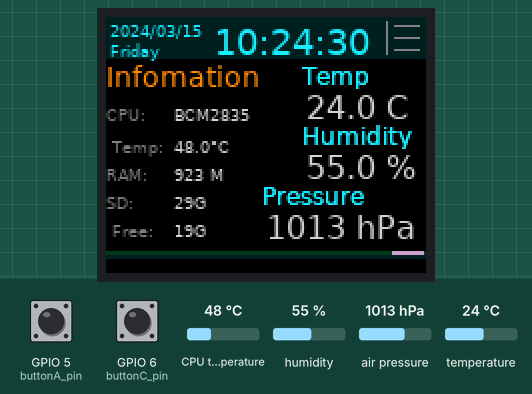
A program run on a simulated Raspberry Pi (BCM pin numbers). On the bench: 160×128 colour display. Inputs (shaded band) come from the test bench; at power-on: humidity 55 %, air pressure 1013 hPa, temperature 24 °C, GPIO 5 (buttonA_pin) HIGH, GPIO 6 (buttonC_pin) HIGH, CPU temperature 48 °C. The clock reads 2024-03-15 10:24:30 at power-on unless the program sets it; system figures (address, load, memory, disk, uptime) are fixed made-up values; what the program prints to the terminal is not drawn.

Above: at 0.95 s.
1.4 s: humidity set to 22 %
At 2.95 s:
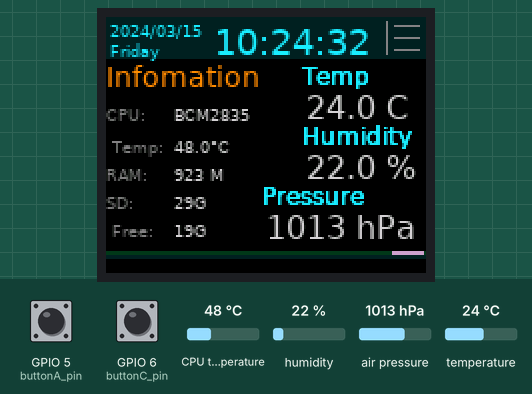
5.5 s: air pressure set to 952 hPa
At 6.95 s:
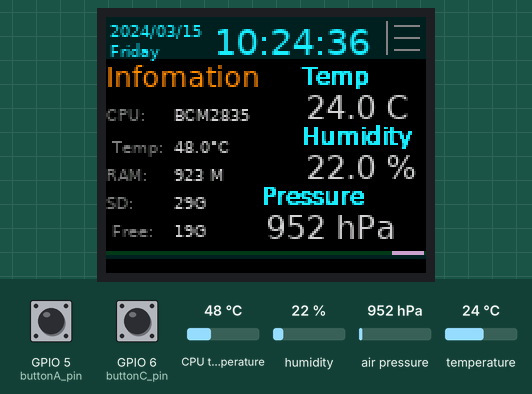
7.6 s: temperature set to 12 °C
At 8.95 s:
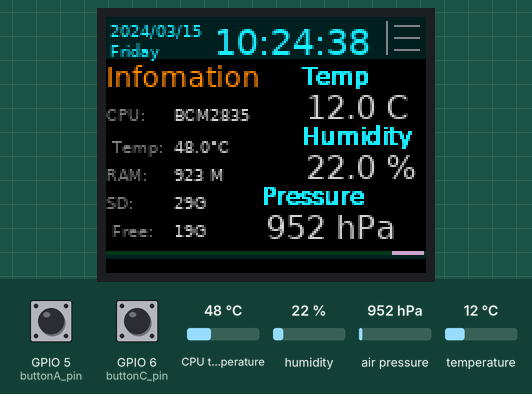

The program:

main.py
```python
import digitalio
import board
from PIL import Image, ImageDraw, ImageFont
import adafruit_rgb_display.st7735 as st7735
from adafruit_bme280 import basic as adafruit_bme280

import RPi.GPIO as GPIO
from time import sleep, time
import glob

import datetime
import subprocess

print("Start...")

# Configuration for CS and DC pins
cs_pin = digitalio.DigitalInOut(board.CE0)
dc_pin = digitalio.DigitalInOut(board.D25)
reset_pin = digitalio.DigitalInOut(board.D24)

# Config for display baudrate (default max is 24mhz):
BAUDRATE = 24000000

# Setup SPI bus using hardware SPI:
spi = board.SPI()

# for Display.
disp = st7735.ST7735R(
    spi, rotation=90, cs=cs_pin, dc=dc_pin, rst=reset_pin, baudrate=BAUDRATE, bgr=True
)
print("Display width :", disp.width)
print("Display height:", disp.height)

# for BME280.
# Create sensor object, using the board's default I2C bus.
i2c = board.I2C()  # uses board.SCL and board.SDA
bme280 = adafruit_bme280.Adafruit_BME280_I2C(i2c, address=0x76)

# change this to match the location's pressure (hPa) at sea level
bme280.sea_level_pressure = 1013.25

# for Files.
files = glob.glob("./image/*")
print(files)

file_count = len(files)
file_index = 0

# for Buttons.
buttonA_pin = 5
buttonC_pin = 6
GPIO.setup(buttonA_pin, GPIO.IN, pull_up_down=GPIO.PUD_UP)
GPIO.setup(buttonC_pin, GPIO.IN, pull_up_down=GPIO.PUD_UP)


def buttonA_callback(channel):
    print("A button was pressed.")


def buttonC_callback(channel):
    print("C button was pressed.")


GPIO.add_event_detect(
    buttonA_pin, GPIO.FALLING, callback=buttonA_callback, bouncetime=300
)
GPIO.add_event_detect(
    buttonC_pin, GPIO.FALLING, callback=buttonC_callback, bouncetime=300
)

print("Initialize done.")

disp.fill(0x0000)

# Create blank image for drawing.
# Make sure to create image with mode 'RGB' for full color.
if disp.rotation % 180 == 90:
    height = disp.width  # we swap height/width to rotate it to landscape!
    width = disp.height
else:
    width = disp.width  # we swap height/width to rotate it to landscape!
    height = disp.height

# First define some constants to allow easy resizing of shapes.
image_font = "/usr/share/fonts/truetype/dejavu/DejaVuSans.ttf"
FONTSIZE = 24
COLOR_TURQUOISE_BLUE = (28, 236, 254)

# Get drawing object to draw on image.
image = Image.new("RGB", (width, height))
draw = ImageDraw.Draw(image)


def disp_image(image):
    # Scale the image to the smaller screen dimension
    image_ratio = image.width / image.height
    screen_ratio = width / height
    if screen_ratio < image_ratio:
        scaled_width = image.width * height // image.height
        scaled_height = height
    else:
        scaled_width = width
        scaled_height = image.height * width // image.width
    image = image.resize((scaled_width, scaled_height), Image.BICUBIC)

    # Crop and center the image
    x = scaled_width // 2 - width // 2
    y = scaled_height // 2 - height // 2
    image = image.crop((x, y, x + width, y + height))

    # Display image.
    disp.image(image)


def get_system_info():
    system_info = {}

    # CPUの型番を取得
    cpuinfo = subprocess.check_output(
        "cat /proc/cpuinfo | grep 'Hardware'", shell=True
    ).decode()
    val = cpuinfo.split(":")[1].strip()
    system_info["hardware"] = f"{val}"

    # CPU温度を取得
    temp = subprocess.check_output("vcgencmd measure_temp", shell=True).decode()
    val = temp.replace("temp=", "").replace("'C\n", "°C")
    system_info["cpu temp"] = f"{val}"

    # メモリのサイズを取得
    meminfo = subprocess.check_output(
        "cat /proc/meminfo | grep 'MemTotal'", shell=True
    ).decode()
    val = int(int(meminfo.split()[1]) / 1024)
    system_info["ram size"] = f"{val} M"

    # microSDカードの情報を取得
    df_output = subprocess.check_output("df -h /media", shell=True).decode()
    df_lines = df_output.split("\n")[1]  # 2行目の情報を取得
    df_info = df_lines.split()
    val = df_info[1]
    system_info["sd size"] = f"{val}"
    val = df_info[3]
    system_info["sd free space"] = f"{val}"

    return system_info


def draw_background():
    disp.fill(0x0000)

    draw.rectangle((0, 0, width, 20), fill=(0, 32, 32))
    draw.rectangle((0, 118, width, 120), fill=(0, 32, 32))

    # date
    FONTSIZE = 8
    font = ImageFont.truetype(image_font, FONTSIZE)

    current_date = datetime.date.today()
    text = current_date.strftime("%Y/%m/%d")
    draw.text((2, 2), text, font=font, fill=COLOR_TURQUOISE_BLUE)

    text = datetime.datetime.now().strftime("%A")
    draw.text((2, 12), text, font=font, fill=COLOR_TURQUOISE_BLUE)

    FONTSIZE = 18
    font = ImageFont.truetype(image_font, FONTSIZE)

    current_time = datetime.datetime.now().time()
    text = current_time.strftime("%H:%M:%S")
    draw.text((54, 2), text, font=font, fill=COLOR_TURQUOISE_BLUE)

    draw.line([(140, 2), (140, 18)], fill="gray")
    draw.line([(144, 4), (156, 4)], fill="gray")
    draw.line([(144, 10), (156, 10)], fill="gray")
    draw.line([(144, 16), (156, 16)], fill="gray")

    # System infomation
    FONTSIZE = 14
    font = ImageFont.truetype(image_font, FONTSIZE)

    text = "Infomation"
    draw.text((0, 22), text, font=font, fill="darkorange")

    FONTSIZE = 8
    font = ImageFont.truetype(image_font, FONTSIZE)

    text = "CPU:"
    draw.text((0, 44), text, font=font, fill="gray")
    text = " Temp:"
    draw.text((0, 60), text, font=font, fill="gray")
    text = "RAM:"
    draw.text((0, 74), text, font=font, fill="gray")
    text = "SD:"
    draw.text((0, 88), text, font=font, fill="gray")
    text = " Free:"
    draw.text((0, 102), text, font=font, fill="gray")

    system_info = get_system_info()
    text = system_info["hardware"]
    draw.text((34, 44), text, font=font, fill="lightgray")
    text = system_info["cpu temp"]
    draw.text((34, 60), text, font=font, fill="lightgray")
    text = system_info["ram size"]
    draw.text((34, 74), text, font=font, fill="lightgray")
    text = system_info["sd size"]
    draw.text((34, 88), text, font=font, fill="lightgray")
    text = system_info["sd free space"]
    draw.text((34, 102), text, font=font, fill="lightgray")

    # temperature, humidity, atmospheric pressure
    FONTSIZE = 12
    font = ImageFont.truetype(image_font, FONTSIZE)

    text = "Temp"
    draw.text((98, 22), text, font=font, fill=COLOR_TURQUOISE_BLUE)
    text = "Humidity"
    draw.text((98, 52), text, font=font, fill=COLOR_TURQUOISE_BLUE)
    text = "Pressure"
    draw.text((78, 82), text, font=font, fill=COLOR_TURQUOISE_BLUE)

    FONTSIZE = 16
    font = ImageFont.truetype(image_font, FONTSIZE)

    temp = ""
    draw.text((100, 36), temp, font=font, fill="lightgray")
    hum = ""
    draw.text((100, 66), hum, font=font, fill="lightgray")
    pres = ""
    draw.text((80, 96), pres, font=font, fill="lightgray")

    # Display image.
    disp.image(image)


def draw_parameter():
    # date
    FONTSIZE = 18
    font = ImageFont.truetype(image_font, FONTSIZE)

    current_time = datetime.datetime.now().time()
    text = current_time.strftime("%H:%M:%S")
    draw.rectangle((54, 0, 138, 20), fill=(0, 32, 32))
    draw.text((54, 2), text, font=font, fill=COLOR_TURQUOISE_BLUE)

    # temperature, humidity, atmospheric pressure
    FONTSIZE = 12
    font = ImageFont.truetype(image_font, FONTSIZE)

    text = "Temp"
    draw.text((98, 22), text, font=font, fill=COLOR_TURQUOISE_BLUE)
    text = "Humidity"
    draw.text((98, 52), text, font=font, fill=COLOR_TURQUOISE_BLUE)
    text = "Pressure"
    draw.text((78, 82), text, font=font, fill=COLOR_TURQUOISE_BLUE)

    FONTSIZE = 16
    font = ImageFont.truetype(image_font, FONTSIZE)

    temp = "%0.1f C" % bme280.temperature
    draw.rectangle((100, 36, 159, 52), fill="black")
    draw.text((100, 36), temp, font=font, fill="lightgray")
    hum = "%0.1f %%" % bme280.relative_humidity
    draw.rectangle((100, 66, 159, 82), fill="black")
    draw.text((100, 66), hum, font=font, fill="lightgray")
    pres = "%0.0f hPa" % bme280.pressure
    draw.rectangle((80, 96, 159, 112), fill="black")
    draw.text((80, 96), pres, font=font, fill="lightgray")

    # Display image.
    disp.image(image)


def draw_footer():
    block = 16
    for i in range((block - 1), 160, block):
        disp.fill_rectangle(117, 0, 2, width, 0x1C3)
        disp.fill_rectangle(117, 160 - i, 2, block, 0xCD19)
        sleep((1 * block / 160) * 0.6)


draw_background()

if __name__ == "__main__":
    try:
        while True:
            start_time = time()
            draw_parameter()
            draw_footer()
            wait_time = 1 - (time() - start_time)
            sleep(wait_time)

    except KeyboardInterrupt:
        pass

    finally:
        # GPIO.cleanup()
        print("Done.")
```

Measured:
- what the display in image 0 shows lasts 0.5 s, from 0.7 s to 1.2 s
